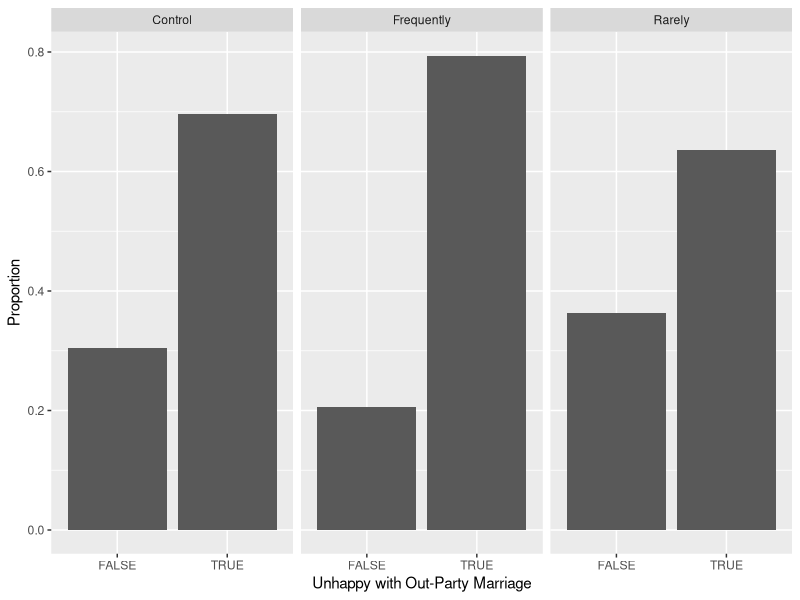
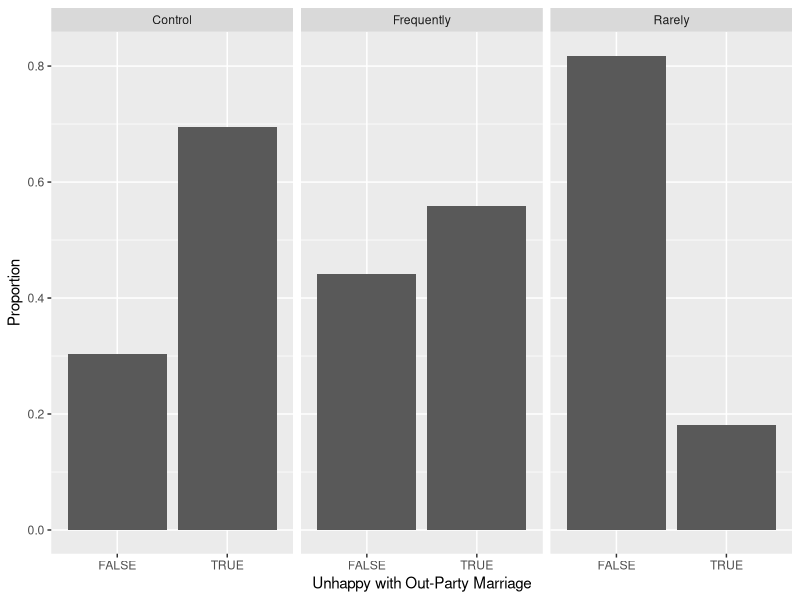
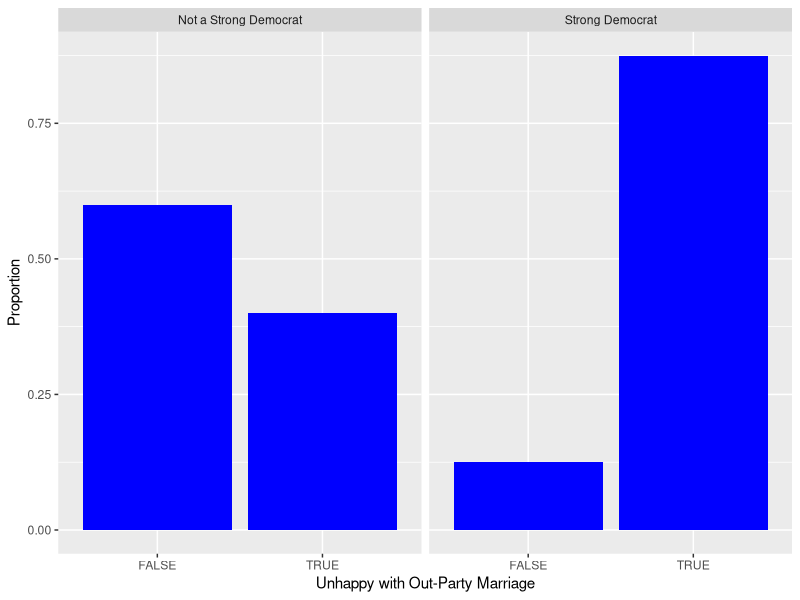

Recreate these plots in R, in order.
## ---- chunk 1
knitr::opts_chunk$set(echo = TRUE)
library(dplyr)
library(readr)
library(ggplot2)
library(tidyr)
## ---- chunk 2
# remember to use the correct file name
marriage_data <- read_csv("Sep23ClassData_clean.csv")
glimpse(marriage_data)
View(marriage_data)
## ---- chunk 3
#The variable \texttt{inPartyHappy} is an indicator varriable that demonstrates whether a respondent would be happy if their child married a member of their own party and \texttt{outPartyUnhappy} is an indicator varriable that demonstrates whether a respondent would be unhappy if their child married a member of the opposite party to their own. These variables are of type logical, which means they functions as a true or false. I think this is a reasonable procedure as they are pretty much yes or no answers. There are missing values for people who don't seem to identify with a major political party. This might affect the researchers' inferences as most of the moderates data isn't represented or counted so the inferences may be more polarized as a result. 
## ---- chunk 4
ggplot(data = marriage_data %>% filter(is.na(outPartyUnhappy)==FALSE)) + 
  geom_bar(mapping = aes(x = outPartyUnhappy, y = ..prop.., group = 1), stat = "count") + 
  facet_wrap(~treatment) +  ylab("Proportion") + xlab("Unhappy with Out-Party Marriage")
## ---- chunk 5
ggplot(data = marriage_data %>% filter(is.na(polarized)==FALSE)) + 
  geom_bar(mapping = aes(x = polarized, y = ..prop.., group = 1), stat = "count") + 
  facet_wrap(~treatment) +  ylab("Proportion") + xlab("Unhappy with Out-Party Marriage")
## ---- chunk 6
strongDEM.labs<- c("Not a Strong Democrat", "Strong Democrat")
names(strongDEM.labs) <- c("FALSE", "TRUE")
marriage_data %>%
  filter(is.na(outPartyUnhappy)==FALSE) %>%
  filter(pid3 == "Democrat") %>%
  ggplot(aes(x = outPartyUnhappy, y = ..prop.., group = 1)) +
  geom_bar(fill = "blue") +
  facet_wrap(~ strongDEM, labeller = labeller(strongDEM = strongDEM.labs)) +
  ylab("Proportion") + xlab("Unhappy with Out-Party Marriage") 

  
